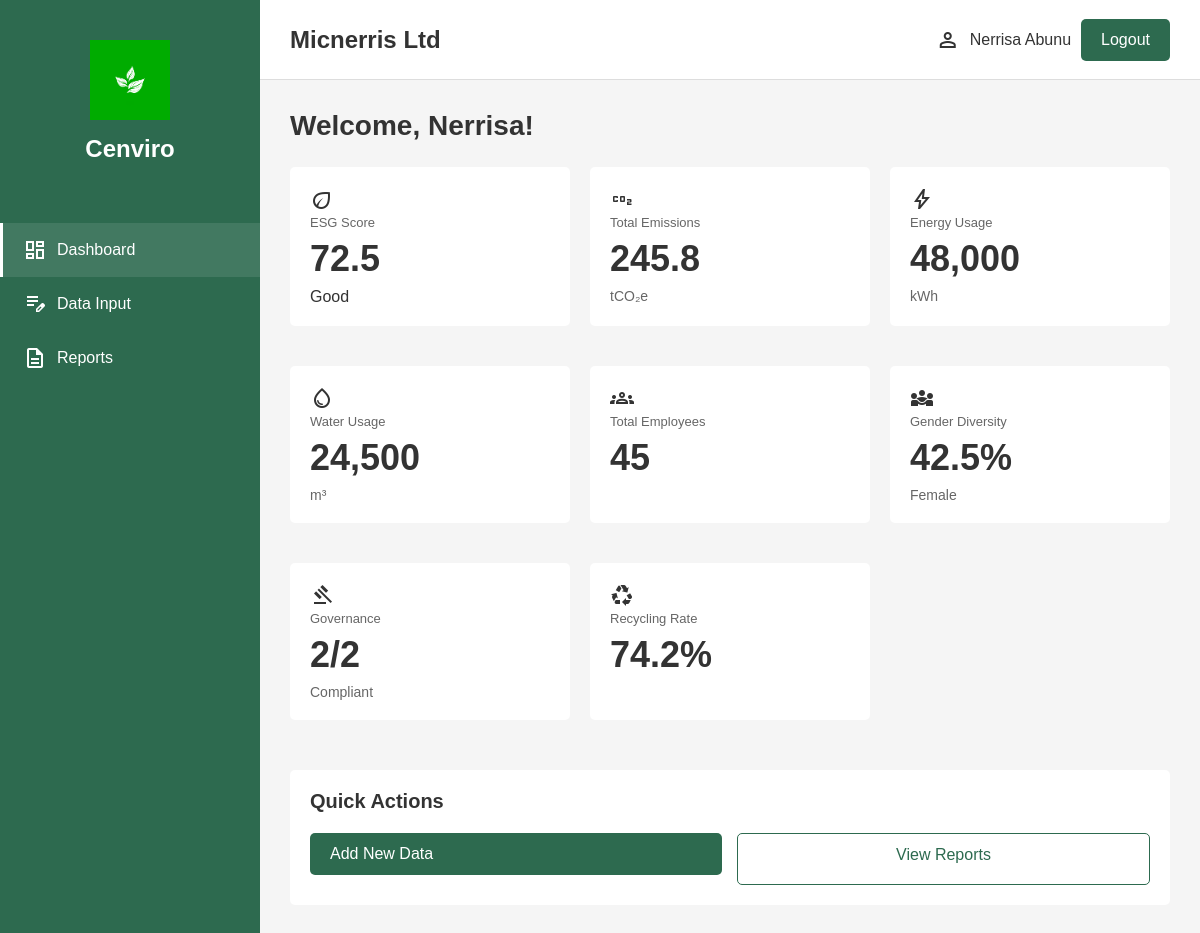
/dashboard.php (signed in), run on the app's committed database.
### tables this page shows
CREATE TABLE IF NOT EXISTS users (
    user_id INT AUTO_INCREMENT PRIMARY KEY,
    name VARCHAR(255) NOT NULL,
    email VARCHAR(255) NOT NULL UNIQUE,
    password VARCHAR(255) NOT NULL,
    org_id INT,
    created_at TIMESTAMP DEFAULT CURRENT_TIMESTAMP,
    updated_at TIMESTAMP DEFAULT CURRENT_TIMESTAMP ON UPDATE CURRENT_TIMESTAMP,
    FOREIGN KEY (org_id) REFERENCES organizations(org_id) ON DELETE SET NULL
);

CREATE TABLE IF NOT EXISTS organizations (
    org_id INT AUTO_INCREMENT PRIMARY KEY,
    org_name VARCHAR(255) NOT NULL,
    created_at TIMESTAMP DEFAULT CURRENT_TIMESTAMP,
    updated_at TIMESTAMP DEFAULT CURRENT_TIMESTAMP ON UPDATE CURRENT_TIMESTAMP
);

CREATE TABLE IF NOT EXISTS reports (
    report_id INT AUTO_INCREMENT PRIMARY KEY,
    user_id INT NOT NULL,
    period_start DATE NOT NULL,
    period_end DATE NOT NULL,
    esg_score DECIMAL(5, 2),
    generated_date TIMESTAMP DEFAULT CURRENT_TIMESTAMP,
    status ENUM('pending', 'complete', 'failed') DEFAULT 'complete',
    FOREIGN KEY (user_id) REFERENCES users(user_id) ON DELETE CASCADE,
    INDEX idx_user_date (user_id, generated_date)
);

CREATE TABLE IF NOT EXISTS esg_data (
    data_id INT AUTO_INCREMENT PRIMARY KEY,
    user_id INT NOT NULL,
    kpi_id INT NOT NULL,
    category ENUM('environmental', 'social', 'governance') NOT NULL,
    value DECIMAL(15, 2),
    period_date DATE,
    notes TEXT,
    created_at TIMESTAMP DEFAULT CURRENT_TIMESTAMP,
    updated_at TIMESTAMP DEFAULT CURRENT_TIMESTAMP ON UPDATE CURRENT_TIMESTAMP,
    FOREIGN KEY (user_id) REFERENCES users(user_id) ON DELETE CASCADE,
    FOREIGN KEY (kpi_id) REFERENCES esg_kpis(kpi_id) ON DELETE CASCADE,
    UNIQUE KEY unique_user_kpi_period (user_id, kpi_id, period_date),
    INDEX idx_user_category (user_id, category),
    INDEX idx_period (period_date)
);

### config/auth.php (called while the page is built, shortened)
<?php
function getCurrentUser($conn) {
    $user_id = $_SESSION['user_id'];
    $query = "SELECT u.*, o.org_name
              FROM users u
              LEFT JOIN organizations o ON u.org_id = o.org_id
              WHERE u.user_id = '$user_id'";
    $result = mysqli_query($conn, $query);
    if ($result && mysqli_num_rows($result) > 0) {
        return mysqli_fetch_assoc($result);
    }
    return null;
}
?>

### dashboard.php (the view, shortened to what this page needs)
<?php
require_once 'config/auth.php';
$user = getCurrentUser($conn);
$user_id = $_SESSION['user_id'];
$esg_query = "SELECT esg_score FROM reports WHERE user_id = '$user_id' ORDER BY generated_date DESC LIMIT 1";
$esg_result = mysqli_query($conn, $esg_query);
$esg_score = 0;
if ($esg_result && mysqli_num_rows($esg_result) > 0) {
    $row = mysqli_fetch_assoc($esg_result);
    $esg_score = $row['esg_score'] ?? 0;
}
$emissions_query = "SELECT
    SUM(CASE WHEN k.kpi_name LIKE '%Scope 1%' OR k.kpi_name LIKE '%Emissions%' THEN e.value ELSE 0 END) as total_emissions
    FROM esg_data e
    JOIN esg_kpis k ON e.kpi_id = k.kpi_id
    WHERE e.user_id = '$user_id' AND e.category = 'environmental'
    AND (k.kpi_name LIKE '%Scope%' OR k.kpi_name LIKE '%Emissions%')";
$emissions_result = mysqli_query($conn, $emissions_query);
$total_emissions = 0;
if ($emissions_result && mysqli_num_rows($emissions_result) > 0) {
    $row = mysqli_fetch_assoc($emissions_result);
    $total_emissions = round($row['total_emissions'] ?? 0, 1);
}
$energy_query = "SELECT e.value FROM esg_data e
                 JOIN esg_kpis k ON e.kpi_id = k.kpi_id
                 WHERE e.user_id = '$user_id' AND k.kpi_name LIKE '%Energy%'
                 ORDER BY e.created_at DESC LIMIT 1";
$energy_result = mysqli_query($conn, $energy_query);
$energy_usage = 12500;
if ($energy_result && mysqli_num_rows($energy_result) > 0) {
    $row = mysqli_fetch_assoc($energy_result);
    $energy_usage = $row['value'] ?? 12500;
}
$water_query = "SELECT e.value FROM esg_data e
                JOIN esg_kpis k ON e.kpi_id = k.kpi_id
                WHERE e.user_id = '$user_id' AND k.kpi_name LIKE '%Water%'
                ORDER BY e.created_at DESC LIMIT 1";
$water_result = mysqli_query($conn, $water_query);
$water_usage = 450;
if ($water_result && mysqli_num_rows($water_result) > 0) {
    $row = mysqli_fetch_assoc($water_result);
    $water_usage = round($row['value'] ?? 450, 0);
}
$total_employees = 45;
$gender_diversity = 42.5;
$gov_query = "SELECT COUNT(*) as count FROM esg_data e
              JOIN esg_kpis k ON e.kpi_id = k.kpi_id
              WHERE e.user_id = '$user_id' AND e.category = 'governance'
              AND e.value > 0";
$gov_result = mysqli_query($conn, $gov_query);
$gov_compliant = 2;
if ($gov_result && mysqli_num_rows($gov_result) > 0) {
    $row = mysqli_fetch_assoc($gov_result);
    $gov_compliant = min($row['count'] ?? 2, 2);
}
$recycle_query = "SELECT e.value FROM esg_data e
                  JOIN esg_kpis k ON e.kpi_id = k.kpi_id
                  WHERE e.user_id = '$user_id' AND k.kpi_name LIKE '%Recycling%'
                  ORDER BY e.created_at DESC LIMIT 1";
$recycle_result = mysqli_query($conn, $recycle_query);
$recycling_rate = 75.0;
if ($recycle_result && mysqli_num_rows($recycle_result) > 0) {
    $row = mysqli_fetch_assoc($recycle_result);
    $recycling_rate = round($row['value'] ?? 75.0, 1);
}
$firstName = explode(' ', $user['name'])[0];
?>
<!DOCTYPE html>
<html lang="en">
<head>
    <link rel="stylesheet" href="styles.css">
</head>
<body>
    <div class="dashboard-container">
        <header class="header">
            <div class="header-left">
                <h2><?php echo htmlspecialchars($user['org_name'] ?? 'Organization'); ?></h2>
            </div>
            <div class="header-right">
                <div class="user-info">
                    <span class="material-symbols-outlined">person</span>
                    <span><?php echo htmlspecialchars($user['name']); ?></span>
                </div>
                <a href="logout.php" class="logout-btn">Logout</a>
            </div>
        </header>
        <aside class="sidebar">
            <div class="sidebar-logo">
                <img src="logo.png" alt="Cenviro Logo" class="logo-img">
                <h2><a href="dashboard.php">Cenviro</a></h2>
            </div>
            <nav class="sidebar-nav">
                <ul>
                    <li><a href="dashboard.php" class="nav-btn active"><span class="material-symbols-outlined">dashboard</span> Dashboard</a></li>
                    <li><a href="data_input.php" class="nav-btn"><span class="material-symbols-outlined">edit_note</span> Data Input</a></li>
                    <li><a href="reports.php" class="nav-btn"><span class="material-symbols-outlined">description</span> Reports</a></li>
                </ul>
            </nav>
        </aside>
        <main class="main-content">
            <div class="main-title">
                <h2><span class="welcome">Welcome</span>, <?php echo htmlspecialchars($firstName); ?>!</h2>
            </div>
            <div class="stats-cards">
                <div class="stat-card">
                    <div class="card-header">
                        <span class="material-symbols-outlined card-icon score">eco</span>
                        <div class="card-title">ESG Score</div>
                    </div>
                    <div class="card-value"><?php echo $esg_score > 0 ? number_format($esg_score, 1) : 'N/A'; ?></div>
                    <?php if ($esg_score > 0): ?>
                    <span class="score-badge <?php echo $esg_score >= 70 ? 'good' : ($esg_score >= 50 ? 'average' : 'poor'); ?>">
                        <?php echo $esg_score >= 70 ? 'Good' : ($esg_score >= 50 ? 'Average' : 'Poor'); ?>
                    </span>
                    <?php endif; ?>
                </div>
                <div class="stat-card">
                    <div class="card-header">
                        <span class="material-symbols-outlined card-icon environmental">co2</span>
                        <div class="card-title">Total Emissions</div>
                    </div>
                    <div class="card-value"><?php echo number_format($total_emissions, 1); ?></div>
                    <div class="card-unit">tCO₂e</div>
                </div>
                <div class="stat-card">
                    <div class="card-header">
                        <span class="material-symbols-outlined card-icon environmental">bolt</span>
                        <div class="card-title">Energy Usage</div>
                    </div>
                    <div class="card-value"><?php echo number_format($energy_usage, 0); ?></div>
                    <div class="card-unit">kWh</div>
                </div>
                <div class="stat-card">
                    <div class="card-header">
                        <span class="material-symbols-outlined card-icon environmental">water_drop</span>
                        <div class="card-title">Water Usage</div>
                    </div>
                    <div class="card-value"><?php echo number_format($water_usage, 0); ?></div>
                    <div class="card-unit">m³</div>
                </div>
                <div class="stat-card">
                    <div class="card-header">
                        <span class="material-symbols-outlined card-icon social">groups</span>
                        <div class="card-title">Total Employees</div>
                    </div>
                    <div class="card-value"><?php echo $total_employees; ?></div>
                </div>
                <div class="stat-card">
                    <div class="card-header">
                        <span class="material-symbols-outlined card-icon social">diversity_3</span>
                        <div class="card-title">Gender Diversity</div>
                    </div>
                    <div class="card-value"><?php echo number_format($gender_diversity, 1); ?>%</div>
                    <div class="card-unit">Female</div>
                </div>
                <div class="stat-card">
                    <div class="card-header">
                        <span class="material-symbols-outlined card-icon governance">gavel</span>
                        <div class="card-title">Governance</div>
                    </div>
                    <div class="card-value"><?php echo $gov_compliant; ?>/2</div>
                    <div class="card-unit">Compliant</div>
                </div>
                <div class="stat-card">
                    <div class="card-header">
                        <span class="material-symbols-outlined card-icon environmental">recycling</span>
                        <div class="card-title">Recycling Rate</div>
                    </div>
                    <div class="card-value"><?php echo number_format($recycling_rate, 1); ?>%</div>
                </div>
            </div>
            <div class="content-section">
                <h3 class="section-title">Quick Actions</h3>
                <div class="quick-actions">
                    <a href="data_input.php" class="btn-primary btn-link">Add New Data</a>
                    <a href="reports.php" class="btn-secondary btn-link">View Reports</a>
                </div>
            </div>
        </main>
    </div>
</body>
</html>

### styles.css (style rules this page uses)
* { margin: 0; padding: 0; box-sizing: border-box; }
body { font-family: Arial, sans-serif; background: #f5f5f5; color: #333; }
button, .btn-primary, .btn-submit, .logout-btn, .cta-btn { background: #2d6a4f; color: white; border: none; padding: 12px 20px; border-radius: 5px; cursor: pointer; text-decoration: none; }
.btn-primary { width: 100%; margin-bottom: 10px; }
.btn-secondary { display: block; width: 100%; padding: 12px 20px; background: white; color: #2d6a4f; border: 1px solid #2d6a4f; border-radius: 5px; text-align: center; text-decoration: none; }
.action-buttons, .quick-actions { display: flex; gap: 15px; margin-top: 20px; }
.dashboard-container { display: grid; grid-template-columns: 260px 1fr; grid-template-rows: 80px 1fr; grid-template-areas: "sidebar header" "sidebar main"; height: 100vh; }
.header { grid-area: header; display: flex; align-items: center; justify-content: space-between; padding: 0 30px; background: white; border-bottom: 1px solid #ddd; }
.header-right, .user-info { display: flex; align-items: center; gap: 10px; }
.sidebar { grid-area: sidebar; background: #2d6a4f; padding: 20px 0; }
.sidebar > div { text-align: center; padding: 20px; color: white; }
.sidebar-logo { display: flex; flex-direction: column; align-items: center; gap: 15px; }
.logo-img { width: 80px; height: 80px; object-fit: contain; }
.sidebar h2 a { color: white; text-decoration: none; }
.sidebar-nav { margin-top: 40px; }
.sidebar-nav ul { list-style: none; }
.nav-btn { display: flex; align-items: center; gap: 10px; width: 100%; padding: 15px 20px; background: transparent; color: white; text-decoration: none; border-left: 3px solid transparent; }
.nav-btn.active { background: rgba(255, 255, 255, 0.1); border-left-color: white; }
.main-content { grid-area: main; background: #f5f5f5; padding: 30px; overflow-y: auto; }
.main-title h2 { font-size: 28px; margin-bottom: 25px; }
.stat-card, .feature-card, .content-section { background: white; padding: 20px; border-radius: 5px; margin-bottom: 20px; }
.stats-cards { display: grid; grid-template-columns: repeat(auto-fit, minmax(240px, 1fr)); gap: 20px; margin-bottom: 30px; }
.card-title { font-size: 13px; color: #666; }
.card-value { font-size: 36px; font-weight: 700; margin: 8px 0; }
.card-unit { font-size: 14px; color: #666; }
.section-title { font-size: 20px; font-weight: 700; margin-bottom: 20px; }

### data on the page
users: org.org_name "Micnerris Ltd", name "Nerrisa Abunu", name "Nerrisa"
reports: esg_score "72.5"
esg_data: value "48,000"
esg_data: value "24,500"
esg_data: value "74.2"

### other printed values
$total_emissions "245.8"
$total_employees "45"
$gender_diversity "42.5"
$gov_compliant "2"
